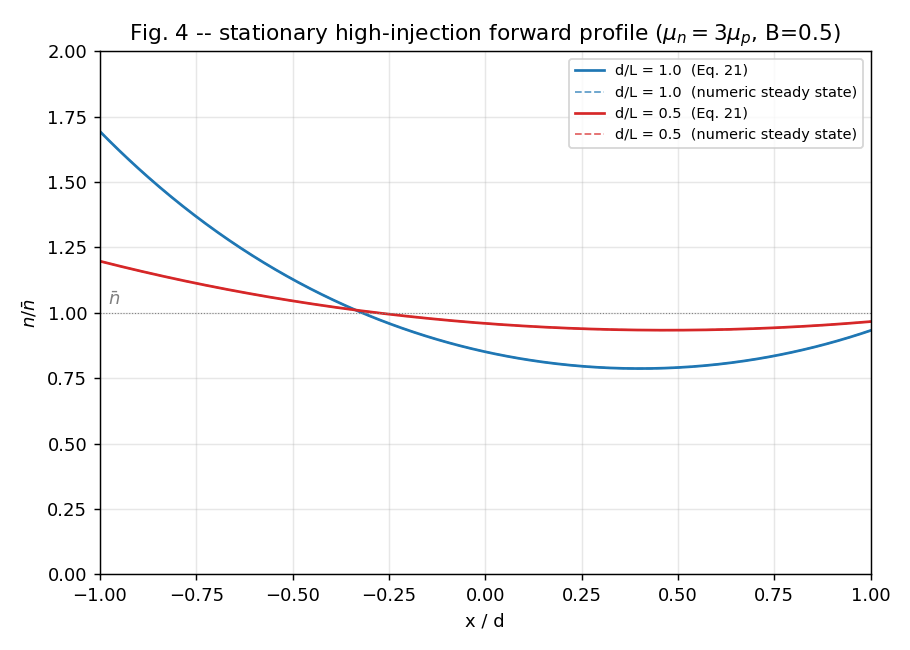

Write Python code to recreate this figure.
"""
fig4_forward_profile.py -- reproduce Fig. 4 of Benda & Spenke 1967.

Stationary high-level forward carrier concentration n(x)=p(x) across the middle
region of a p-s-n power rectifier (Eq. 21), normalised n/nbar vs x/d.  The
profile is a catenary (cosh) that is ASYMMETRIC because mu_n = 3 mu_p: the
gradient at the left (p-side, x=-d) is 3x steeper than at the right, so the
plasma piles up more on the left.  Overlaid: an independent numerical steady
state (long-time relaxation of the ambipolar PDE under forward BCs) as a check.
"""
import os
import numpy as np
import matplotlib
matplotlib.use("Agg")
import matplotlib.pyplot as plt
from benda_spenke_model import Device, forward_profile, solve_transient

HERE = os.path.dirname(__file__)


def main():
    fig, ax = plt.subplots(figsize=(7, 5))
    for d_over_L, col in [(1.0, "tab:blue"), (0.5, "tab:red")]:
        dev = Device(d_over_L=d_over_L)
        x = np.linspace(-dev.d, dev.d, 401)
        n = forward_profile(dev, x) / dev.nbar
        ax.plot(x / dev.d, n, col, label=f"d/L = {d_over_L}  (Eq. 21)")

        # numeric check: relax the PDE to steady state under forward current
        xx, tt, N = solve_transient(dev, iR=None, t_end=8 * dev.tau,
                                    nt=4000, i_current=dev.iF,
                                    n0=np.full(401, dev.nbar))
        ax.plot(xx / dev.d, N[-1] / dev.nbar, col, ls="--", lw=1,
                alpha=0.7, label=f"d/L = {d_over_L}  (numeric steady state)")

    ax.axhline(1.0, color="gray", lw=0.6, ls=":")
    ax.text(-0.98, 1.03, r"$\bar n$", color="gray")
    ax.set_xlabel("x / d")
    ax.set_ylabel(r"$n / \bar n$")
    ax.set_title("Fig. 4 -- stationary high-injection forward profile "
                 r"($\mu_n=3\mu_p$, B=0.5)")
    ax.grid(alpha=0.3)
    ax.legend(fontsize=8)
    ax.set_xlim(-1, 1)
    ax.set_ylim(0, 2)
    out = os.path.join(HERE, "fig4_forward_profile.png")
    fig.tight_layout()
    fig.savefig(out, dpi=130)
    print("wrote", out)

    # numeric-vs-analytic discrepancy
    dev = Device(d_over_L=1.0)
    x = np.linspace(-dev.d, dev.d, 401)
    na = forward_profile(dev, x)
    xx, tt, N = solve_transient(dev, iR=None, t_end=8 * dev.tau, nt=4000,
                                i_current=dev.iF, n0=np.full(401, dev.nbar))
    rms = np.sqrt(np.mean(((N[-1] - na) / dev.nbar) ** 2))
    print(f"numeric vs Eq.21 (d/L=1): RMS = {rms:.2e} of nbar")


if __name__ == "__main__":
    main()
